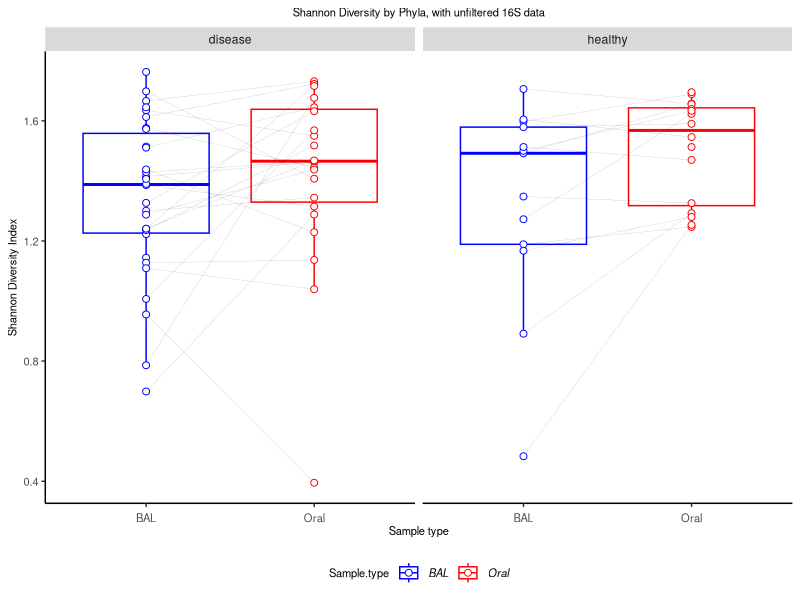
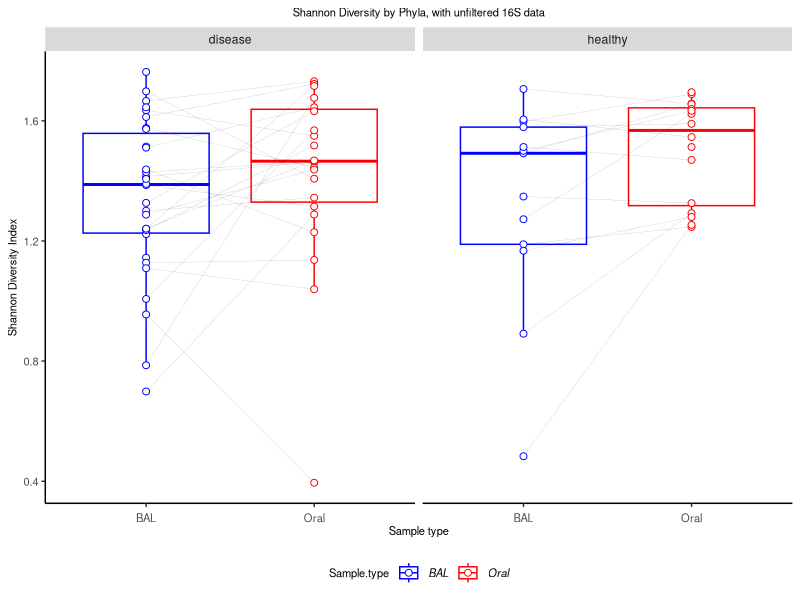

The R script that drew these images, in order:
#### Housekeeping ####
setwd("/GitHub/Imperial-Molyneaux/COVID-BAL-OralRinse/Unfiltered/")
setwd("~/Documents/GitHub/Imperial-Molyneaux/COVID-BAL-OralRinse/Unfiltered/")

#### Download libraries ####
#install.packages("dplyr")
library("dplyr")
#install.packages("tidyverse")
library("tidyverse")
#install.packages("ggplot2")
library("ggplot2")
#install.packages("reshape2")
library("reshape2")
#install.paclages("vegan")
library("vegan")
#install.packages("rstatix")
library("rstatix")

# Read in the saved csv file from previously
normalised_data <- read.csv("Phylum-normalised-unfiltered-metadata.csv")

abundance_table <- normalised_data %>%
  select(5:ncol(normalised_data)) # Only select the reads
rowSums(abundance_table) #check if in percentages
abundance_table <- abundance_table/rowSums(abundance_table)*100

metadata <- normalised_data %>%
  select(Sample.type:patient_ID)

#### Species Richness ####
# Calculate species number 
# Margin = 1, by row
species_number <- specnumber(abundance_table, MARGIN = 1)
species_number <- as.data.frame(species_number)
species_metadata <- cbind(metadata, species_number)

# Shannon Diversity stats
shannon_diversity <- diversity(abundance_table, index = "shannon")
shannon_diversity <- as.data.frame(shannon_diversity)
shannon_metadata <- cbind(metadata, shannon_diversity)
shannon_metadata$Sample.type <- as.factor(shannon_metadata$Sample.type)

# Healthy vs. Disease BAL only (no HC for oral rinse)
shannon_metadata_filter <- shannon_metadata %>%
  filter(Status == "disease" |
           Status == "healthy")

wilcox.test(shannon_diversity ~ Status, data = shannon_metadata_filter)
# p < 0.367 phyla


# By type of sample (oral vs. BAL), can only do disease (paired samples)
shannon_metadata_filter <- shannon_metadata %>%
  filter(shannon_metadata$Status == "disease" |
           Status == "healthy")

wilcox.test(shannon_diversity ~ Sample.type, data = shannon_metadata_filter)
# p = 0.02, phylum

shannon_metadata <- cbind(metadata, shannon_diversity)
shannon_metadata <- shannon_metadata %>%
  filter(!Status == "control") # remove control samples


#Check the taxa level used
ggplot(shannon_metadata, aes(x=Sample.type, y=shannon_diversity, color=Sample.type)) +
  geom_boxplot(aes(fill = Sample.type, shape = Sample.type, colour = Sample.type), outlier.shape = NA) +
  geom_line(aes(group = patient_ID),
            linetype = "solid",
            size = 0.05, alpha = 0.5,
            colour = "black") +
  geom_point(position = "identity", aes(fill = Sample.type,
                                        shape = Sample.type,
                                        colour = Sample.type,
                                        group = patient_ID), # change the shape 
             size = 2,
             stroke = .5) +
  scale_shape_manual(values=c(21, 21, 21)) +
  scale_color_manual(values=c("blue",
                              "red",
                              "goldenrod")) +
  scale_fill_manual(values=c("white", "white", "white")) + # inner colour can change
  facet_grid(. ~ `Status`,
             scales = "free", space = "free") +
  labs(title="Shannon Diversity by Phyla, with unfiltered 16S data",
       y = "Shannon Diversity Index",
       x = "Sample type") +
  theme(#Set the title font size
    plot.title = element_text(size=8,
                              hjust = 0.5),
    #Set the legend title position
    legend.position = "bottom",
    #Set the legend title font size
    legend.title = element_text(size=8),
    #Define the size of the legend text and make it italic
    legend.text = element_text(size=8,
                               face = "italic"),
    #Remove the grey background from the legend
    legend.background = element_blank(),
    #Remove the box from the legend
    legend.key = element_blank(),
    #Remove the grey background
    panel.background = element_blank(),
    #Remove the plot border
    panel.border = element_blank(),
    #Remove the major plot grid lines
    panel.grid.major = element_blank(),
    #Remove the minor plot grid lines
    panel.grid.minor = element_blank(),
    #Change orientation of x axis labels
    axis.text.x = element_text(angle=0,
                               hjust=0.5,
                               vjust=0, # "justifying" text
                               size=8),
    axis.title.x = element_text(size=8),
    #Define the axis title text size
    axis.title = element_text(size=8),
    #Define the axis label text size
    axis.text.y = element_text(size=8),
    #Add back the x and y axis lines and define thickness (size), line type, and color
    axis.line = element_line(size = 0.5,
                             linetype = "solid",
                             colour = "black"))

ggsave("ShannonDiversity-Phyla-unfiltered.pdf", width = 150, height = 150,
       units = c("mm"), device = "pdf")
